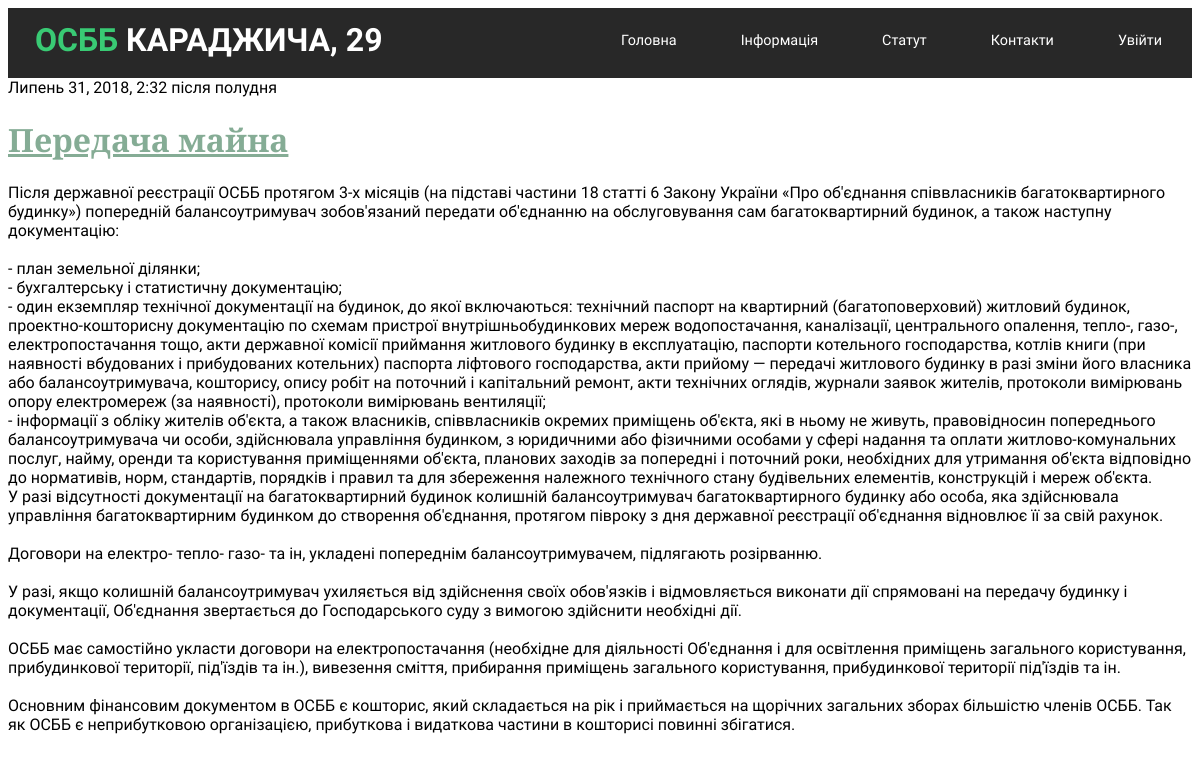
Page /post/6/ on the committed database.
### blog/models.py (models this page shows, shortened)
class Post(models.Model):
    author = models.ForeignKey('auth.User', on_delete=models.CASCADE)
    title = models.CharField(max_length=200)
    text = models.TextField()
    created_date = models.DateTimeField(
            default=timezone.now)
    published_date = models.DateTimeField(
            blank=True, null=True)

### pages/views.py (the view)
# urls.py: path('post/<int:pk>/', post_detail_view, name='post_detail'),
def post_detail_view(request, pk):
	post = get_object_or_404(Post, pk=pk)
	return render(request, 'post_detail.html', {'post': post})

### templates/post_detail.html (shortened to what this page needs)
{% extends 'home.html' %}
{% block content %}
	<head>
	</head>
    <div class="post">
        {% if post.published_date %}
            <div class="date">
                {{ post.published_date }}
            </div>
        {% endif %}
        <h1><a href="">{{ post.title }}</a></h1>
        <p>{{ post.text|linebreaksbr }}</p>
    </div>
{% endblock %}

### static/css/navbar.css (style rules this page uses)
html { margin: 0; padding: 0; }

### templates/post_detail.html (style rules this page uses)
h1 a { color: #85AC95; font-family: 'Prata', serif; }
.post { font-family: 'Didact Gothic', sans-serif; }

### rows in the picture
Post: published_date "Липень 31, 2018, 2:32 після полудня", title "Передача майна", text "Після державної реєстрації ОСББ протягом 3-х місяців (на підставі частини 18 статті 6 Закону України «Про об'єднання співвласників багатоквартирного будинку») попередній балансоутримувач зобов'язаний передати об'єднанню на обслуговування сам багатоквартирний будинок, а також наступну документацію: - план земельної ділянки; - бухгалтерську і статистичну документацію; - один екземпляр технічної документації на будинок, до якої включаються: технічний паспорт на квартирний (багатоповерховий) житловий будинок, проектно-кошторисну документацію по схемам пристрої внутрішньобудинкових мереж водопостачання, каналізації, центрального опалення, тепло-, газо-, електропостачання тощо, акти державної…"
